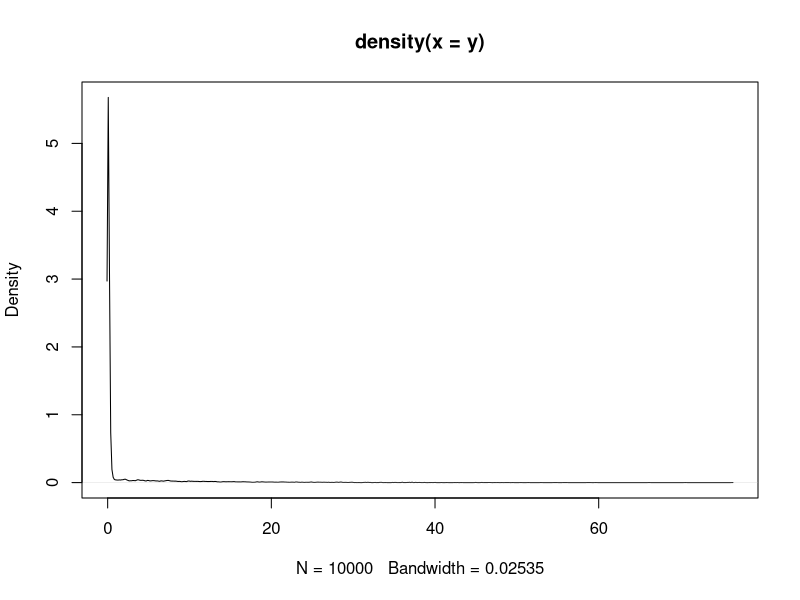

Reproduce this figure in R. (Note: a time limit stopped this script after it produced the figure.)
library(magrittr)


# k-Mixture Exponential Model
k = 2

# Data Generation
n = 10000
pi.TRUE     = c(0.2, 0.8)
lambda.TRUE = c(0.1, 10)

set.seed(1)
z.TRUE = sample(1:k, size = n, replace = T, prob = pi.TRUE)
y = sapply(z.TRUE, function(z) rexp(1, lambda.TRUE[z]))

plot(density(y))


##################################################
# EM Algorithm
# (1) Set initial values (by k-means)
set.seed(1)
cluster.kmeans = kmeans(y, centers = k)
init = list(pi = as.numeric(table(cluster.kmeans$cluster)/n)[order(cluster.kmeans$centers[,1])],
            lambda = as.numeric(1/sort(cluster.kmeans$centers[,1])))

# (2) Algorithm
mixture_exponential <- function(y, init, tol = 1e-05, max.iter = 5000) {
  n = length(y)
  k = length(init$pi)
  
  # E-step
  pi_after      = init$pi
  lambda_after  = init$lambda
  
  # M-step
  pi_before     = numeric(k)
  lambda_before = numeric(k)
  
  iter = 0
  while ((any(abs(lambda_before - lambda_after)/(lambda_before + 1e-04) > tol) | any(abs(pi_before - pi_after)/(pi_before + 1e-04) > tol)) & iter < max.iter) {
    # E-step
    pi_before = pi_after
    lambda_before = lambda_after
    w = t(replicate(n, pi_before)) * outer(y, lambda_before, dexp) / replicate(k, rowSums(t(replicate(n, pi_before)) * outer(y, lambda_before, dexp)))
    
    # M-step
    pi_after = colSums(w)/n
    lambda_after = colSums(w)/colSums(w*y)
    iter <- iter + 1
    
    cat('Iteration: ', iter, '\n')
  }
  
  # log likelihood
  w = t(replicate(n, pi_after)) * outer(y, lambda_after, dexp) / replicate(k, rowSums(t(replicate(n, pi_after)) * outer(y, lambda_after, dexp)))
  loglik = sum(w * log(t(replicate(n, pi_after)) * outer(y, lambda_after, dexp)))
  
  return(list(iter = iter, loglik = loglik, init = init, pi = pi_after, lambda = lambda_after, iter = iter, n = n, k = k, max.iter = max.iter))
}

# (3) Execute iteration

#----------------------k=2, n=10000-------------------------#
re1 = unlist(mixture_exponential(y, init,  max.iter = 1))
re2 = unlist(mixture_exponential(y, init,  max.iter = 3))
re3 = unlist(mixture_exponential(y, init,  max.iter = 100))

#----------------------k=2, n=1000-------------------------#
n = 1000
pi.TRUE     = c(0.2, 0.8)
lambda.TRUE = c(0.1, 10)

set.seed(1)
z.TRUE = sample(1:k, size = n, replace = T, prob = pi.TRUE)
y = sapply(z.TRUE, function(z) rexp(1, lambda.TRUE[z]))
set.seed(1)
cluster.kmeans = kmeans(y, centers = k)
init = list(pi = as.numeric(table(cluster.kmeans$cluster)/n)[order(cluster.kmeans$centers[,1])],
            lambda = as.numeric(1/sort(cluster.kmeans$centers[,1])))
re4 = unlist(mixture_exponential(y, init,  max.iter = 1))
re5 = unlist(mixture_exponential(y, init,  max.iter = 3))
re6 = unlist(mixture_exponential(y, init,  max.iter = 100))

k2 = rbind(re1, re2, re3, re4, re5, re6)


#----------------------k=3, n=10000-------------------------#
k = 3
n = 10000
pi.TRUE     = c(0.2, 0.4, 0.4)
lambda.TRUE = c(0.1, 5, 20)

set.seed(1)
z.TRUE = sample(1:k, size = n, replace = T, prob = pi.TRUE)
y = sapply(z.TRUE, function(z) rexp(1, lambda.TRUE[z]))
set.seed(1)
cluster.kmeans = kmeans(y, centers = k)
init = list(pi = as.numeric(table(cluster.kmeans$cluster)/n)[order(cluster.kmeans$centers[,1])],
            lambda = as.numeric(1/sort(cluster.kmeans$centers[,1])))
re7 = unlist(mixture_exponential(y, init,  max.iter = 5))
re8 = unlist(mixture_exponential(y, init,  max.iter = 30))
re9 = unlist(mixture_exponential(y, init,  max.iter = 1000))

#----------------------k=3, n=1000-------------------------#
k = 3
n = 1000
pi.TRUE     = c(0.2, 0.4, 0.4)
lambda.TRUE = c(0.1, 5, 20)

set.seed(1)
z.TRUE = sample(1:k, size = n, replace = T, prob = pi.TRUE)
y = sapply(z.TRUE, function(z) rexp(1, lambda.TRUE[z]))
set.seed(1)
cluster.kmeans = kmeans(y, centers = k)
init = list(pi = as.numeric(table(cluster.kmeans$cluster)/n)[order(cluster.kmeans$centers[,1])],
            lambda = as.numeric(1/sort(cluster.kmeans$centers[,1])))
re10 = unlist(mixture_exponential(y, init,  max.iter = 5))
re11 = unlist(mixture_exponential(y, init,  max.iter = 30))
re12 = unlist(mixture_exponential(y, init,  max.iter = 1000))

k3 = rbind(re7, re8, re9, re10, re11, re12)


#----------------------k=4, n=10000-------------------------#
k = 4
n = 10000
pi.TRUE     = c(0.2, 0.1, 0.3, 0.4)
lambda.TRUE = c(0.05, 0.5, 5, 50)

set.seed(1)
z.TRUE = sample(1:k, size = n, replace = T, prob = pi.TRUE)
y = sapply(z.TRUE, function(z) rexp(1, lambda.TRUE[z]))
set.seed(1)
cluster.kmeans = kmeans(y, centers = k)
init = list(pi = as.numeric(table(cluster.kmeans$cluster)/n)[order(cluster.kmeans$centers[,1])],
            lambda = as.numeric(1/sort(cluster.kmeans$centers[,1])))
re13 = unlist(mixture_exponential(y, init,  max.iter = 1))
re14 = unlist(mixture_exponential(y, init,  max.iter = 5))

#----------------------k=4, n=1000-------------------------#
k = 4
n = 1000
pi.TRUE     = c(0.2, 0.1, 0.3, 0.4)
lambda.TRUE = c(0.05, 0.5, 5, 50)

set.seed(1)
z.TRUE = sample(1:k, size = n, replace = T, prob = pi.TRUE)
y = sapply(z.TRUE, function(z) rexp(1, lambda.TRUE[z]))
set.seed(1)
cluster.kmeans = kmeans(y, centers = k)
init = list(pi = as.numeric(table(cluster.kmeans$cluster)/n)[order(cluster.kmeans$centers[,1])],
            lambda = as.numeric(1/sort(cluster.kmeans$centers[,1])))
re15 = unlist(mixture_exponential(y, init,  max.iter = 1))
re16 = unlist(mixture_exponential(y, init,  max.iter = 5))

k4 = rbind(re13, re14, re15, re16)


# Then we want to see what will happen if we remove NaN
mixture_exponential <- function(y, init, tol = 1e-05, max.iter = 5000) {
  n = length(y)
  k = length(init$pi)
  
  # E-step
  pi_after      = init$pi
  lambda_after  = init$lambda
  
  # M-step
  pi_before     = numeric(k)
  lambda_before = numeric(k)
  
  iter = 0
  while ((any(abs(lambda_before - lambda_after)/(lambda_before + 1e-04) > tol) | any(abs(pi_before - pi_after)/(pi_before + 1e-04) > tol)) & iter < max.iter) {
    # E-step
    pi_before = pi_after
    lambda_before = lambda_after
    w = t(replicate(n, pi_before)) * outer(y, lambda_before, dexp) / replicate(k, rowSums(t(replicate(n, pi_before)) * outer(y, lambda_before, dexp)))
    
    # M-step
    pi_after = colSums(w)/n
    lambda_after = colSums(w)/colSums(w*y)
    iter <- iter + 1
    
    cat('Iteration: ', iter, '\n')
  }
  
  # log likelihood
  w = t(replicate(n, pi_after)) * outer(y, lambda_after, dexp) / replicate(k, rowSums(t(replicate(n, pi_after)) * outer(y, lambda_after, dexp)))
  loglik = sum(w * log(t(replicate(n, pi_after)) * outer(y, lambda_after, dexp)), na.rm = T)
  
  return(list(iter = iter, loglik = loglik, init = init, pi = pi_after, lambda = lambda_after, iter = iter, n = n, k = k, max.iter = max.iter))
}

#----------------------k=2, n=10000-------------------------#
n = 10000
k = 2
pi.TRUE     = c(0.2, 0.8)
lambda.TRUE = c(0.1, 10)

set.seed(1)
z.TRUE = sample(1:k, size = n, replace = T, prob = pi.TRUE)
y = sapply(z.TRUE, function(z) rexp(1, lambda.TRUE[z]))
set.seed(1)
cluster.kmeans = kmeans(y, centers = k)
init = list(pi = as.numeric(table(cluster.kmeans$cluster)/n)[order(cluster.kmeans$centers[,1])],
            lambda = as.numeric(1/sort(cluster.kmeans$centers[,1])))
re17 = unlist(mixture_exponential(y, init,  max.iter = 1))
re18 = unlist(mixture_exponential(y, init,  max.iter = 3))
re19 = unlist(mixture_exponential(y, init,  max.iter = 100))

#----------------------k=2, n=1000-------------------------#
n = 1000
pi.TRUE     = c(0.2, 0.8)
lambda.TRUE = c(0.1, 10)

set.seed(1)
z.TRUE = sample(1:k, size = n, replace = T, prob = pi.TRUE)
y = sapply(z.TRUE, function(z) rexp(1, lambda.TRUE[z]))
set.seed(1)
cluster.kmeans = kmeans(y, centers = k)
init = list(pi = as.numeric(table(cluster.kmeans$cluster)/n)[order(cluster.kmeans$centers[,1])],
            lambda = as.numeric(1/sort(cluster.kmeans$centers[,1])))
re20 = unlist(mixture_exponential(y, init,  max.iter = 1))
re21 = unlist(mixture_exponential(y, init,  max.iter = 3))
re22 = unlist(mixture_exponential(y, init,  max.iter = 100))

k2_removena = rbind(re17, re18, re19, re20, re21, re22)


#----------------------k=3, n=10000-------------------------#
k = 3
n = 10000
pi.TRUE     = c(0.2, 0.4, 0.4)
lambda.TRUE = c(0.1, 5, 20)

set.seed(1)
z.TRUE = sample(1:k, size = n, replace = T, prob = pi.TRUE)
y = sapply(z.TRUE, function(z) rexp(1, lambda.TRUE[z]))
set.seed(1)
cluster.kmeans = kmeans(y, centers = k)
init = list(pi = as.numeric(table(cluster.kmeans$cluster)/n)[order(cluster.kmeans$centers[,1])],
            lambda = as.numeric(1/sort(cluster.kmeans$centers[,1])))
re23 = unlist(mixture_exponential(y, init,  max.iter = 5))
re24 = unlist(mixture_exponential(y, init,  max.iter = 30))
re25 = unlist(mixture_exponential(y, init,  max.iter = 1000))

#----------------------k=3, n=1000-------------------------#
k = 3
n = 1000
pi.TRUE     = c(0.2, 0.4, 0.4)
lambda.TRUE = c(0.1, 5, 20)

set.seed(1)
z.TRUE = sample(1:k, size = n, replace = T, prob = pi.TRUE)
y = sapply(z.TRUE, function(z) rexp(1, lambda.TRUE[z]))
set.seed(1)
cluster.kmeans = kmeans(y, centers = k)
init = list(pi = as.numeric(table(cluster.kmeans$cluster)/n)[order(cluster.kmeans$centers[,1])],
            lambda = as.numeric(1/sort(cluster.kmeans$centers[,1])))
re26 = unlist(mixture_exponential(y, init,  max.iter = 5))
re27 = unlist(mixture_exponential(y, init,  max.iter = 30))
re28 = unlist(mixture_exponential(y, init,  max.iter = 1000))

k3_removena = rbind(re23, re24, re25, re26, re27, re28)


#----------------------k=4, n=10000-------------------------#
k = 4
n = 10000
pi.TRUE     = c(0.2, 0.1, 0.3, 0.4)
lambda.TRUE = c(0.05, 0.5, 5, 50)

set.seed(1)
z.TRUE = sample(1:k, size = n, replace = T, prob = pi.TRUE)
y = sapply(z.TRUE, function(z) rexp(1, lambda.TRUE[z]))
set.seed(1)
cluster.kmeans = kmeans(y, centers = k)
init = list(pi = as.numeric(table(cluster.kmeans$cluster)/n)[order(cluster.kmeans$centers[,1])],
            lambda = as.numeric(1/sort(cluster.kmeans$centers[,1])))
re29 = unlist(mixture_exponential(y, init,  max.iter = 1))
re30 = unlist(mixture_exponential(y, init,  max.iter = 5))

#----------------------k=4, n=1000-------------------------#
k = 4
n = 1000
pi.TRUE     = c(0.2, 0.1, 0.3, 0.4)
lambda.TRUE = c(0.05, 0.5, 5, 50)

set.seed(1)
z.TRUE = sample(1:k, size = n, replace = T, prob = pi.TRUE)
y = sapply(z.TRUE, function(z) rexp(1, lambda.TRUE[z]))
set.seed(1)
cluster.kmeans = kmeans(y, centers = k)
init = list(pi = as.numeric(table(cluster.kmeans$cluster)/n)[order(cluster.kmeans$centers[,1])],
            lambda = as.numeric(1/sort(cluster.kmeans$centers[,1])))
re31 = unlist(mixture_exponential(y, init,  max.iter = 1))
re32 = unlist(mixture_exponential(y, init,  max.iter = 5))

k4_removena = rbind(re29, re30, re31, re32)

library(openxlsx)
write.xlsx(k2, file = "expk2_1111_Jieqi.xlsx")
write.xlsx(k3, file = "expk3_1111_Jieqi.xlsx")
write.xlsx(k4, file = "expk4_1111_Jieqi.xlsx")
write.xlsx(k2_removena, file = "expk2rm_1111_Jieqi.xlsx")
write.xlsx(k3_removena, file = "expk3rm_1111_Jieqi.xlsx")
write.xlsx(k4_removena, file = "expk4rm_1111_Jieqi.xlsx")
